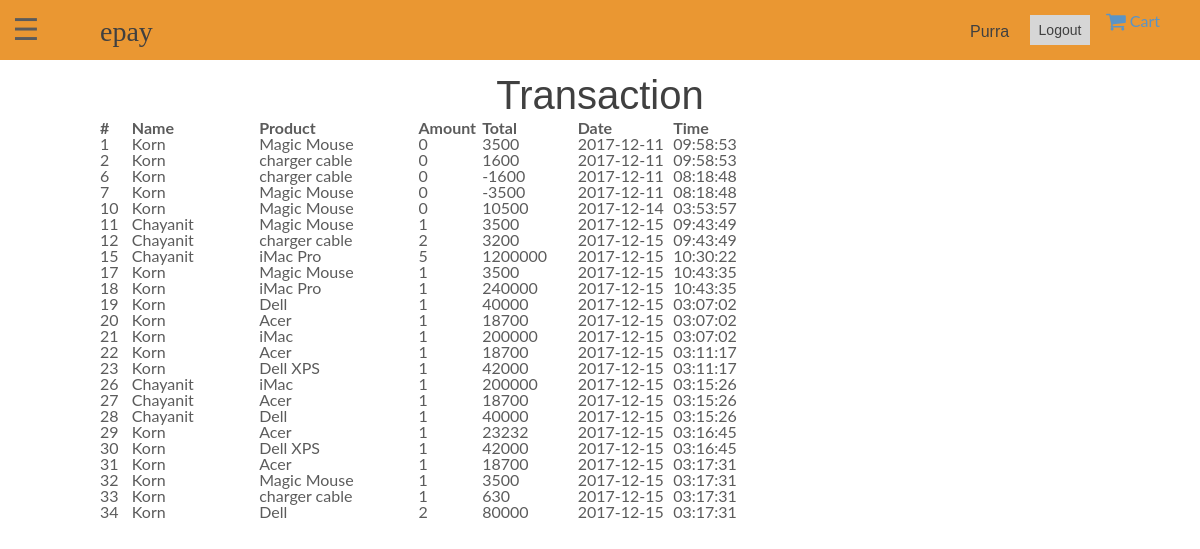
The page /transaction.php (signed in) on the database as committed earlier.
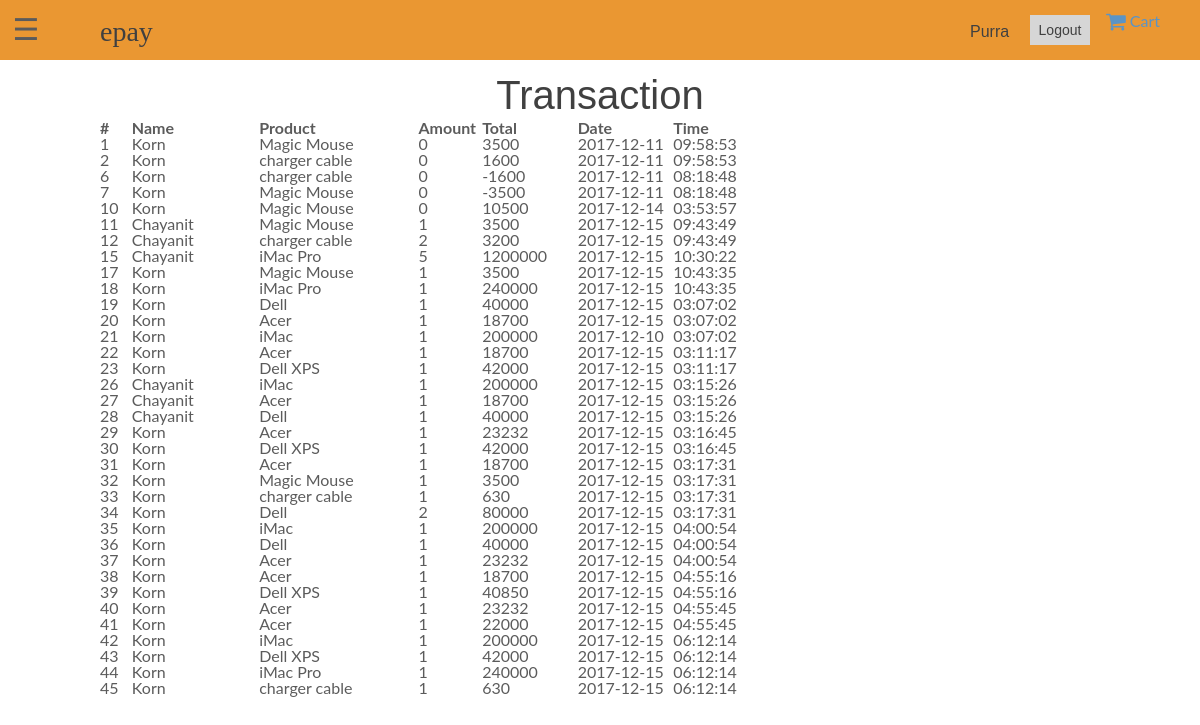
The same page on the database as committed later.
### tables this page shows
CREATE TABLE `transaction` (
  `Transaction_ID` int(11) NOT NULL,
  `Customer_ID` int(11) NOT NULL,
  `Supplier_ID` int(11) NOT NULL,
  `Product_ID` varchar(100) NOT NULL,
  `Amount` int(11) NOT NULL,
  `Total` int(11) NOT NULL,
  `TDate` date NOT NULL,
  `TTime` time NOT NULL
);

CREATE TABLE `customer` (
  `Customer_ID` int(11) NOT NULL,
  `Firstname` varchar(64) NOT NULL,
  `Lastname` varchar(64) NOT NULL,
  `Username` varchar(32) NOT NULL,
  `Gender` varchar(12) NOT NULL,
  `Birthday` date NOT NULL,
  `Address1` varchar(64) NOT NULL,
  `Address2` varchar(64) DEFAULT NULL,
  `City` varchar(32) DEFAULT NULL,
  `Zip` varchar(12) NOT NULL,
  `Phone` varchar(12) NOT NULL,
  `Email` varchar(32) NOT NULL,
  `Password` varchar(128) NOT NULL,
  `card` int(1) DEFAULT NULL
);

CREATE TABLE `product` (
  `Product_ID` int(11) NOT NULL,
  `Supplier_ID` int(11) NOT NULL,
  `Image` varchar(200) NOT NULL,
  `Name` varchar(32) NOT NULL,
  `Description` varchar(200) NOT NULL,
  `Type` varchar(16) NOT NULL,
  `Price` float NOT NULL,
  `Quantity` int(11) NOT NULL,
  `Discount` float NOT NULL,
  `RefundAvailable` varchar(11) DEFAULT NULL,
  `Date` date DEFAULT NULL
);

### transaction.php (the view)
<?php
  include_once('header.php');
  include_once('sidebarTop.php');
?>
<section class="pageContainer">
	<div class="pageWrapper">
    	<h2>Transaction</h2>
    	<table class="pure-table" style="padding-top:30px;">
		    <thead>
		        <tr>
			        <th width="5%">#</th>
			        <th width="20%">Name</th>
			        <th width="25%">Product</th>
			        <th width="10%">Amount</th>
			        <th width="15%">Total</th>
			        <th width="15%">Date</th>
			        <th width="10%">Time</th>
		        </tr>
		    </thead>
		    <tbody>
		    	<?php
		    		$sid = $_SESSION['s_id'];
		    		$sql = "SELECT t.Transaction_ID, c.Firstname, p.Name, t.Amount, t.Total, t.TDate, t.TTime FROM transaction t, product p, customer c WHERE t.Product_ID = p.Product_ID AND t.Customer_ID = c.Customer_ID AND t.Supplier_ID = ?;";
		    		$stmt = mysqli_stmt_init($conn);
		    		if (!mysqli_stmt_prepare($stmt, $sql)) {
		                echo "SQL statement failed";
		            }
		            else {
		                mysqli_stmt_bind_param($stmt, "i", $sid);
		                mysqli_stmt_execute($stmt);
		                $result = mysqli_stmt_get_result($stmt);
		                $i = 1;
		                while ($row = mysqli_fetch_assoc($result)) {
		                	if ($i%2 == 1) {
		                		echo '<tr class="pure-table-odd">';
		                		echo '<td>'.$row['Transaction_ID'].'</td>';
		                		echo '<td>'.$row['Firstname'].'</td>';
		                		echo '<td>'.$row['Name'].'</td>';
		                		echo '<td>'.$row['Amount'].'</td>';
		                		echo '<td>'.$row['Total'].'</td>';
		                		echo '<td>'.$row['TDate'].'</td>';
		                		echo '<td>'.$row['TTime'].'</td>';
		                		echo '</tr>';
		                	}
		                	else {
		                		echo '<tr>';
		                		echo '<td>'.$row['Transaction_ID'].'</td>';
		                		echo '<td>'.$row['Firstname'].'</td>';
		                		echo '<td>'.$row['Name'].'</td>';
		                		echo '<td>'.$row['Amount'].'</td>';
		                		echo '<td>'.$row['Total'].'</td>';
		                		echo '<td>'.$row['TDate'].'</td>';
		                		echo '<td>'.$row['TTime'].'</td>';
		                		echo '</tr>';
		                	}
		                	$i++;
		                }
		            }
		    	?>
		    </tbody>
		</table>
	</div>
</section>
<?php
  include_once('sidebarBottom.php');
  include_once('footer.php');
?>

### header.php (shortened to what this page needs)
<!DOCTYPE html>
<html>
  <head>
    <link rel="stylesheet" type="text/css" href="style.css">
    <link rel="stylesheet" href="https://cdnjs.cloudflare.com/ajax/libs/font-awesome/4.7.0/css/font-awesome.min.css">
    <link rel="stylesheet" href="https://unpkg.com/purecss@1.0.0/build/pure-min.css"
>
    <link rel="stylesheet" href="https://maxcdn.bootstrapcdn.com/bootstrap/3.3.7/css/bootstrap.min.css">
  </head>
  <body>
    <header>
      <nav>
      <?php
        if(isset($_SESSION['c_id'])) {
          echo '<a href="cart.php" class="pure-button" style="float:right;margin-right:40px;margin-top:12.5px;">
                  <i class="fa fa-shopping-cart fa-lg"  ></i>
                  Cart
                </a>';
        } else {
          echo '<a href="signup.php" class="pure-button"  style="float:right;margin-right:40px;margin-top:12.5px;">
                  <i class="fa fa-shopping-cart fa-lg"  ></i>
                  Cart
                </a>';
        }
      ?>
      <span style="font-size:30px;cursor:pointer;float:left;margin-left:12.5px;margin-top:12.5px;" onclick="openNav()">&#9776;</span>
        <div class="pageWrapper">
          <ul>
            <li><a href="index.php">epay</a></li>
          </ul>
          <div class="navLogin">
            <?php
              if (isset($_SESSION['c_uid']) ) {
				        echo '<a href="editProfile.php" style="float:left;padding-right:20px;">'.$_SESSION['c_uid'].'</a>';
                echo '<form action="includes/logout.inc.php" method="post">
                        <button type="submit" name="submitLogout">Logout</button>
                      </form>';
              } elseif(isset($_SESSION['s_uid'])) {
				        echo '<a href="editProfile.php">'.$_SESSION['s_uid'].'</a>';
                echo '<form action="includes/logout.inc.php" method="post">
                        <button type="submit" name="submitLogout">Logout</button>
                      </form>';
              }
            ?>
          </div>
        </div>
      </nav>
    </header>

### sidebarTop.php (shortened to what this page needs)
<link rel="stylesheet" type="text/css" href="style.css">
<div id="main">

### sidebarBottom.php (shortened to what this page needs)
</div>

### footer.php
  </body>
</html>

### style.css (style rules this page uses)
html, body, div, span, object, iframe, h1, h2, h3, h4, h5, h6, p, blockquote, pre, abbr, address, cite, code, del, dfn, em, img, ins, kbd, q, samp, small, strong, sub, sup, var, b, i, dl, dt, dd, ol, ul, li, fieldset, form, label, legend, table, caption, tbody, tfoot, thead, tr, th, td, article, aside, canvas, details, figcaption, figure, footer, header, hgroup, menu, nav, section, summary, time, mark, audio, video { margin:0; padding:0; border:0; outline:0; font-size:100%; vertical-align:baseline; background:transparent; }
body { line-height:1; }
article,aside,details,figcaption,figure, footer,header,hgroup,menu,nav,section { display:block; }
nav ul { list-style:none; }
a { margin:0; padding:0; font-size:100%; vertical-align:baseline; background:transparent; }
table { border-collapse:collapse; border-spacing:0; }
.pageWrapper { margin: 0 auto; width: 1000px; }
a { text-decoration: none; }
body { background-color: #fff; opacity: 0.8; font-family: "Lato", sans-serif; }
header nav { width: 100%; height: 60px; background-color: #e67e00; opacity: 1; }
header nav ul { float: left; }
header nav ul li { float: left; list-style: none; }
header nav ul li a { font-family: skia; font-size: 28px; color: #111; line-height: 63px; }
header .navLogin { float: right; }
header .navLogin form { float: left; padding-top: 15px; }
header .navLogin form button { float: left; width: 60px; height: 30px; margin-right: 10px; border: none; background-color: #ccc; font-family: arial; font-size: 14px; color: #111; cursor: pointer; }
header .navLogin a { display: block; width: 60px; height: 60px; border: none; float: left; background-color: transparent; font-family: arial; font-size: 16px; color: #111; line-height: 63px; cursor: pointer; }
.pageContainer { padding-top: 0px; }
.pageContainer h2 { font-family: arial; font-size: 40px; color: #111; line-height: 50px; text-align: center; }
#main { transition: margin-left .5s; padding: 20px; }

### sidebarBottom.php (style rules this page uses)
#main { transition: margin-left .5s; padding: 10px; }

Rows that differ between the two databases and show on the page:
changed transaction id 21: TDate "2017-12-15" → "2017-12-10"
added transaction: Transaction_ID "35", Customer_ID.Firstname "Korn", Product_ID.Name "iMac", Amount "1", Total "200000", TDate "2017-12-15", TTime "04:00:54"
added transaction: Transaction_ID "36", Customer_ID.Firstname "Korn", Product_ID.Name "Dell", Amount "1", Total "40000", TDate "2017-12-15", TTime "04:00:54"
added transaction: Transaction_ID "37", Customer_ID.Firstname "Korn", Product_ID.Name "Acer", Amount "1", Total "23232", TDate "2017-12-15", TTime "04:00:54"
added transaction: Transaction_ID "38", Customer_ID.Firstname "Korn", Product_ID.Name "Acer", Amount "1", Total "18700", TDate "2017-12-15", TTime "04:55:16"
added transaction: Transaction_ID "39", Customer_ID.Firstname "Korn", Product_ID.Name "Dell XPS", Amount "1", Total "40850", TDate "2017-12-15", TTime "04:55:16"
added transaction: Transaction_ID "40", Customer_ID.Firstname "Korn", Product_ID.Name "Acer", Amount "1", Total "23232", TDate "2017-12-15", TTime "04:55:45"
added transaction: Transaction_ID "41", Customer_ID.Firstname "Korn", Product_ID.Name "Acer", Amount "1", Total "22000", TDate "2017-12-15", TTime "04:55:45"
added transaction: Transaction_ID "42", Customer_ID.Firstname "Korn", Product_ID.Name "iMac", Amount "1", Total "200000", TDate "2017-12-15", TTime "06:12:14"
added transaction: Transaction_ID "43", Customer_ID.Firstname "Korn", Product_ID.Name "Dell XPS", Amount "1", Total "42000", TDate "2017-12-15", TTime "06:12:14"
added transaction: Transaction_ID "44", Customer_ID.Firstname "Korn", Product_ID.Name "iMac Pro", Amount "1", Total "240000", TDate "2017-12-15", TTime "06:12:14"
added transaction: Transaction_ID "45", Customer_ID.Firstname "Korn", Product_ID.Name "charger cable", Amount "1", Total "630", TDate "2017-12-15", TTime "06:12:14"
